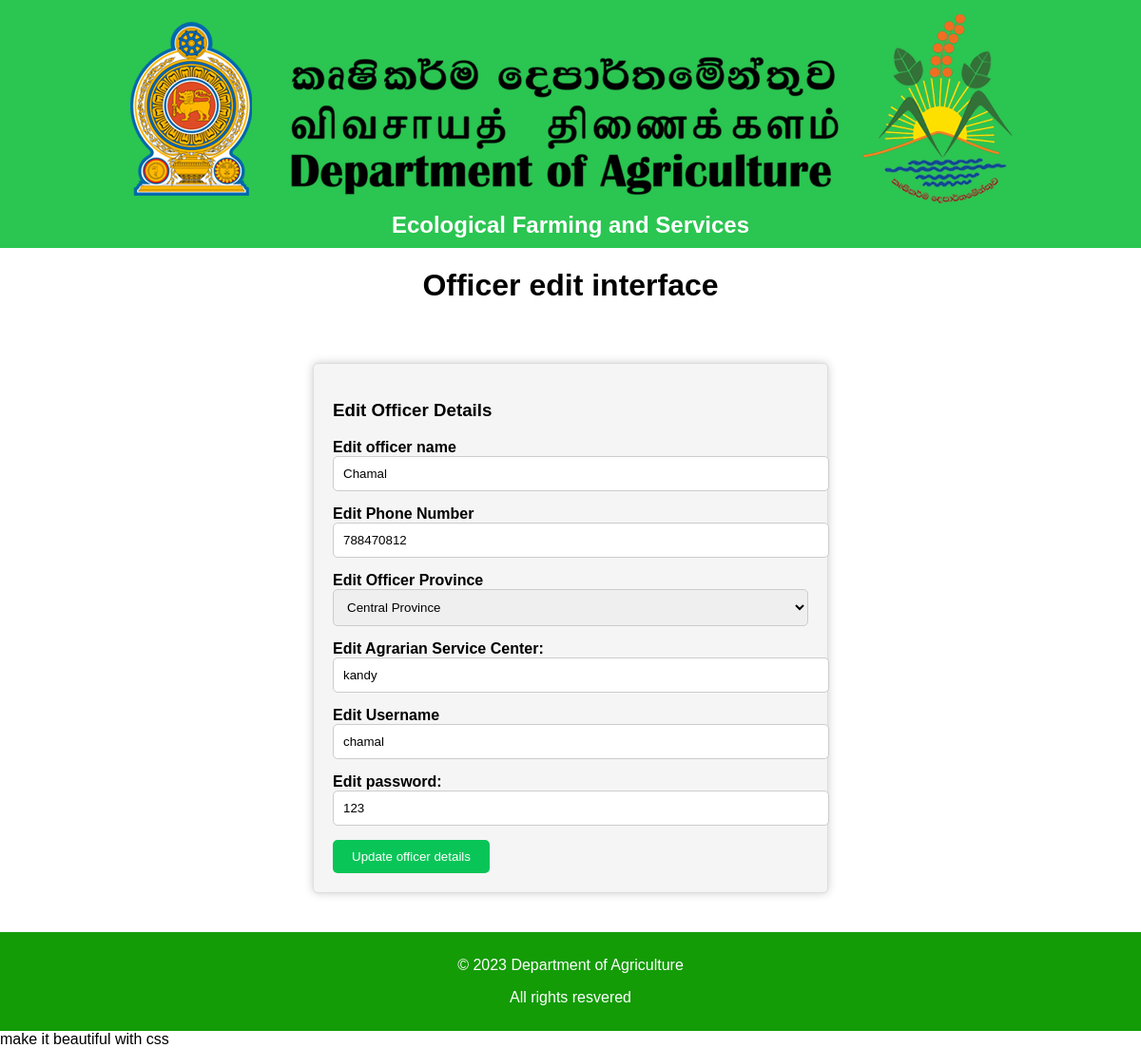
The app's page /OfficerEdit.php?id=2 with its own data.
### tables this page shows
CREATE TABLE `officer` (
  `id` int(11) NOT NULL,
  `officer_id` int(11) NOT NULL,
  `officer_name` varchar(100) NOT NULL,
  `officer_province` varchar(100) NOT NULL,
  `officer_contact` int(11) NOT NULL,
  `service_center` varchar(100) NOT NULL,
  `officer_username` varchar(100) NOT NULL,
  `officer_password` varchar(100) NOT NULL
);

### OfficerEdit.php (the view, shortened to what this page needs)
 <?php
include("connection.php");
if (isset($_GET['id'])) {
    $officer_id = $_GET['id'];
    $sql = "SELECT * FROM officer WHERE id = '$officer_id'";
    $result = $con->query($sql);
    if ($result !== null) {
        $officer_data = $result->fetch_assoc();
    } else {
        echo "officer not found.";
        die();
    }
} else {
    echo "officer ID is missing.";
    die();
}
?>
<!DOCTYPE html>
<html lang="en">
<head>
    <link rel="stylesheet" href="cssstyle/officer.css">
</head>
<body>
    <header>
        <img src="picture/Department-LOGO.png" alt="Department of Agriculture Logo" onclick="showConfirmation()" style="cursor: pointer;" title="Click to return home page">
        <h2>Ecological Farming and Services </h2>
    </header>
    <div class="topic">
        <h1>Officer edit interface</h1>
    </div>
    <div class="container">
        <div class="box">
            <h3>Edit Officer Details</h3>
            <form method="post">
        <div class="form-group">
                <label for="officername">Edit officer name</label>
                <input type="text" id="officername" value="<?php echo $officer_data['officer_name']; ?>" name="officer_name" required>
            </div>
            <div class="form-group">
                <label for="phone">Edit Phone Number</label>
                <input type="tel" id="phone" value="<?php echo $officer_data['officer_contact']; ?>" name="officerphone" required>
            </div>
            <div class="form-group">
                <label for="Province">Edit Officer Province</label>
                <select id="Province" required name="officerprovince" value="<?php echo $officer_data['officer_province']; ?>">
                    <option value="Central">Central Province</option>
                </select>
            </div>
            <div class="form-group">
                <label for="Agrarian Service Center">Edit Agrarian Service Center: </label>
                <input type="text" id="asc" required value="<?php echo $officer_data['service_center']; ?>" name="oasc">
            </div>
            <div class="form-group">
                <label for="officerusername">Edit Username</label>
                <input type="text" id="officerusername" value="<?php echo $officer_data['officer_username']; ?>" name="officer_username" required>
            </div>
            <div class="form-group">
                <label for="officerpassword">Edit password: </label>
                <input type="text" id="officerpassword" name="officer_password" value="<?php echo $officer_data['officer_password']; ?>" required>
            </div>
            <button type="submit" class="submit-button">Update officer details</button>
        </form>
        </div>
    </div>
<footer>
        <p>&copy; 2023 Department of Agriculture</p>
        <p>All rights resvered</p>
</footer>
</body>
</html>

### cssstyle/officer.css (style rules this page uses)
body, h2 { margin: 0; padding: 0; font-family: Arial, sans-serif; }
header { background-color: #0ebd3ae0; color: #fff; text-align: center; padding: 10px; }
.topic { text-align: center; margin-top: 20px; }
.container { display: flex; justify-content: center; align-items: center; min-height: 80vh; }
.box { width: 80%; max-width: 500px; padding: 20px; background-color: #f5f5f5; border: 1px solid #ddd; border-radius: 5px; box-shadow: 0px 0px 10px rgba(0, 0, 0, 0.2); }
.form-group { margin-bottom: 15px; }
label { font-weight: bold; }
input[type="text"], input[type="tel"], input[type="email"], input[type="date"], input[type="password"], select { width: 100%; padding: 10px; border: 1px solid #ccc; border-radius: 5px; }
.submit-button { background-color: #09c557; color: #fff; border: none; padding: 10px 20px; border-radius: 5px; cursor: pointer; transition: background-color 0.3s ease; }
footer { background-color: #139c06; color: #fff; text-align: center; padding: 10px; }
.container { margin-top: 20px; }

### records on screen
officer: officer_name "Chamal", officerphone "788470812", officerprovince "Central Province", oasc "kandy", officer_username "chamal", officer_password "123"
